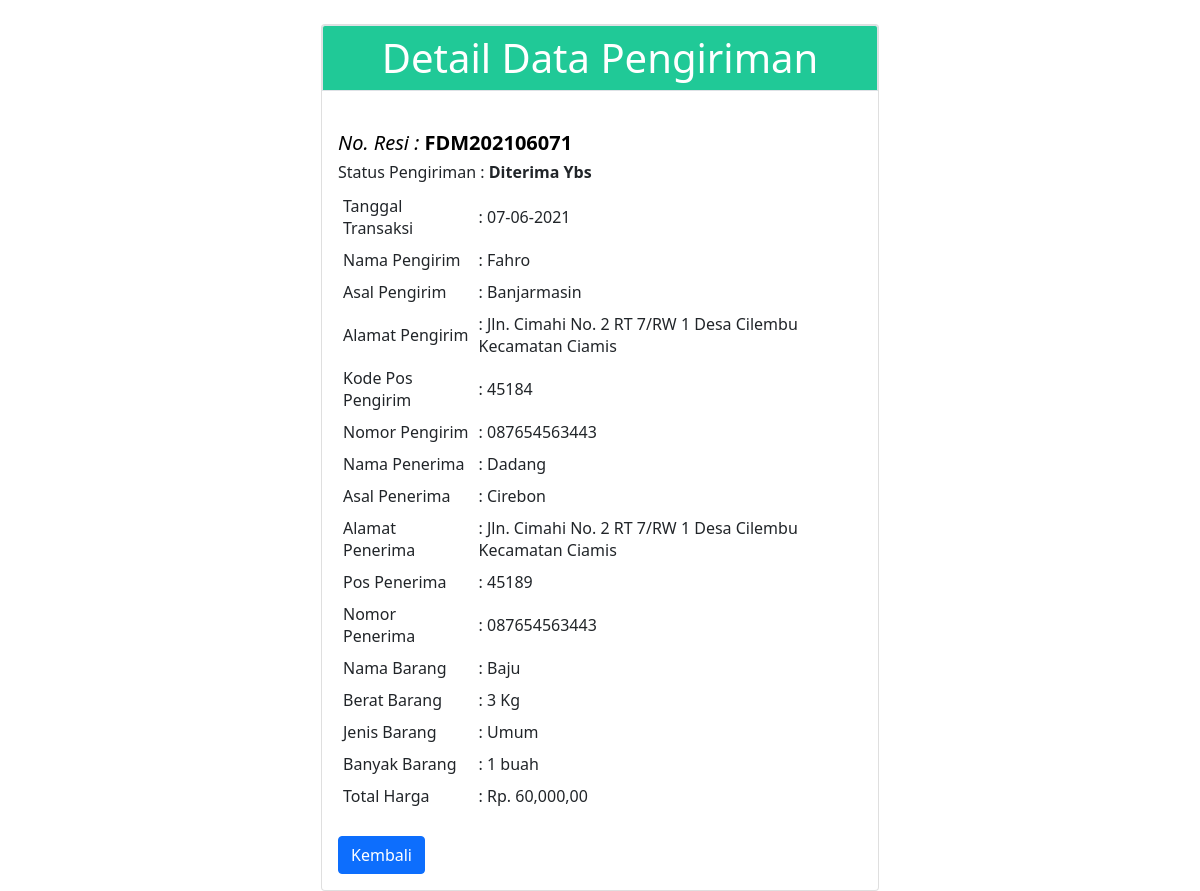
The page /detaildata.php?no_resi=FDM202106071&id=9 on the database its author committed.
### tables this page shows
CREATE TABLE `tb_user` (
  `id` int(11) NOT NULL,
  `nama` varchar(200) NOT NULL,
  `username` varchar(50) NOT NULL,
  `email` varchar(100) NOT NULL,
  `password` varchar(500) NOT NULL
);

CREATE TABLE `order` (
  `id` int(11) NOT NULL,
  `no_resi` varchar(50) NOT NULL,
  `tgl_transaksi` varchar(25) NOT NULL,
  `nama_pengirim` varchar(100) NOT NULL,
  `asal_pengirim` varchar(50) NOT NULL,
  `alamat_pengirim` varchar(500) NOT NULL,
  `pos_pengirim` varchar(10) NOT NULL,
  `nomor_pengirim` varchar(25) NOT NULL,
  `nama_penerima` varchar(100) NOT NULL,
  `asal_penerima` varchar(50) NOT NULL,
  `alamat_penerima` varchar(500) NOT NULL,
  `pos_penerima` varchar(10) NOT NULL,
  `nomor_penerima` varchar(25) NOT NULL,
  `nama_barang` varchar(50) NOT NULL,
  `berat_barang` varchar(10) NOT NULL,
  `jenis_barang` varchar(30) NOT NULL,
  `banyak_barang` varchar(5) NOT NULL,
  `total_transaksi` varchar(50) NOT NULL,
  `status` varchar(100) NOT NULL
);

### functions.php (called while the page is built, shortened)
<?php
function rupiah($harga)
{
    $hasil = "Rp. " . number_format($harga, '2', ',', ',');
    return $hasil;
}

### detaildata.php (the view, shortened to what this page needs)
<?php
if (isset($_GET['no_resi'])) {
    $no_resi = $_GET['no_resi'];
} else {
    die("Error. No No. Resi Selected!");
}
require "functions.php";
$query = mysqli_query($conn, "SELECT * FROM `order` WHERE no_resi = '$no_resi'");
$result = mysqli_fetch_array($query);
?>
<html>
<head>
    <link rel="stylesheet" type="text/css" href="css/style.css">
</head>
<?php
$id = $_GET['id'];
$query = "SELECT * from tb_user where id = '$id'";
$query_exec = mysqli_query($conn, $query);
while ($data = mysqli_fetch_array($query_exec)) :
?>
<body>
    <div class="wrap">
        <div class="container">
            <div class="position-relative">
                <div class="d-flex justify-content-center mt-4">
                    <div class="col-md-6">
                        <div class="card text-black" style="background-color: white;">
                            <h1 class="card-header border border-black text-center text-white" style="background-color: #20c997;">Detail Data Pengiriman</h1>
                            <div class="card-body">
                                <br>
                                <h5><i>No. Resi :</i> <b><?php echo $no_resi ?></b></h5>
                                <h6>Status Pengiriman : <b><?php echo $result['status'] ?></b></h6>
                                <table border="0" cellpadding="5">
                                    <tr>
                                        <td size="90">Tanggal Transaksi</td>
                                        <td>: <?php echo $result['tgl_transaksi'] ?></td>
                                    </tr>
                                    <tr>
                                        <td size="90">Nama Pengirim</td>
                                        <td>: <?php echo $result['nama_pengirim'] ?></td>
                                    </tr>
                                    <tr>
                                        <td>Asal Pengirim</td>
                                        <td>: <?php echo $result['asal_pengirim'] ?></td>
                                    </tr>
                                    <tr>
                                        <td>Alamat Pengirim</td>
                                        <td>: <?php echo $result['alamat_pengirim'] ?></td>
                                    </tr>
                                    <tr>
                                        <td>Kode Pos Pengirim</td>
                                        <td>: <?php echo $result['pos_pengirim'] ?></td>
                                    </tr>
                                    <tr>
                                        <td>Nomor Pengirim</td>
                                        <td>: <?php echo $result['nomor_pengirim'] ?></td>
                                    </tr>
                                    <tr>
                                        <td>Nama Penerima</td>
                                        <td>: <?php echo $result['nama_penerima'] ?></td>
                                    </tr>
                                    <tr>
                                        <td>Asal Penerima</td>
                                        <td>: <?php echo $result['asal_penerima'] ?></td>
                                    </tr>
                                    <tr>
                                        <td>Alamat Penerima</td>
                                        <td>: <?php echo $result['alamat_penerima'] ?></td>
                                    </tr>
                                    <tr>
                                        <td>Pos Penerima</td>
                                        <td>: <?php echo $result['pos_penerima'] ?></td>
                                    </tr>
                                    <tr>
                                        <td>Nomor Penerima</td>
                                        <td>: <?php echo $result['nomor_penerima'] ?></td>
                                    </tr>
                                    <tr>
                                        <td>Nama Barang</td>
                                        <td>: <?php echo $result['nama_barang'] ?></td>
                                    </tr>
                                    <tr>
                                        <td>Berat Barang</td>
                                        <td>: <?php echo $result['berat_barang'] ?> Kg</td>
                                    </tr>
                                    <tr>
                                        <td>Jenis Barang</td>
                                        <td>: <?php echo $result['jenis_barang'] ?></td>
                                    </tr>
                                    <tr>
                                        <td>Banyak Barang</td>
                                        <td>: <?php echo $result['banyak_barang'] ?> buah</td>
                                    </tr>
                                    <tr>
                                        <td>Total Harga</td>
                                        <td>: <?php echo rupiah($result['total_transaksi']) ?></td>
                                    </tr>
                                </table>
                                <a role="button" class="btn btn-primary mt-4" href="home.php?id=<?php echo $data['id'] ?>">Kembali</a>
                            </div>
                            <?php endwhile; ?>
                        </div>
                    </div>
                </div>
            </div>
        </div>
</body>
</html>

### rows shown on the page
order: status "Diterima Ybs", tgl_transaksi "07-06-2021", nama_pengirim "Fahro", asal_pengirim "Banjarmasin", alamat_pengirim "Jln. Cimahi No. 2 RT 7/RW 1 Desa Cilembu Kecamatan Ciamis", pos_pengirim "45184", nomor_pengirim "087654563443", nama_penerima "Dadang", asal_penerima "Cirebon", alamat_penerima "Jln. Cimahi No. 2 RT 7/RW 1 Desa Cilembu Kecamatan Ciamis", pos_penerima "45189", nomor_penerima "087654563443", nama_barang "Baju", berat_barang "3", jenis_barang "Umum", banyak_barang "1", total_transaksi "Rp. 60,000,00"
